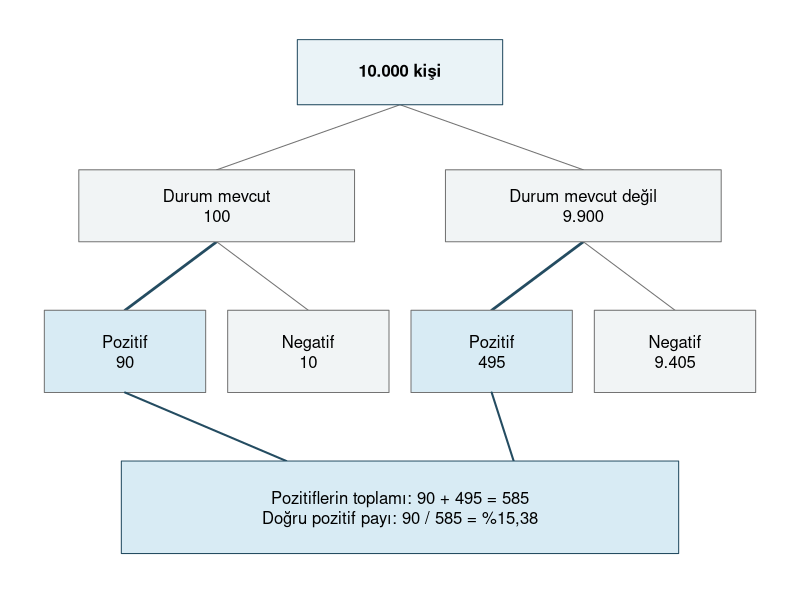
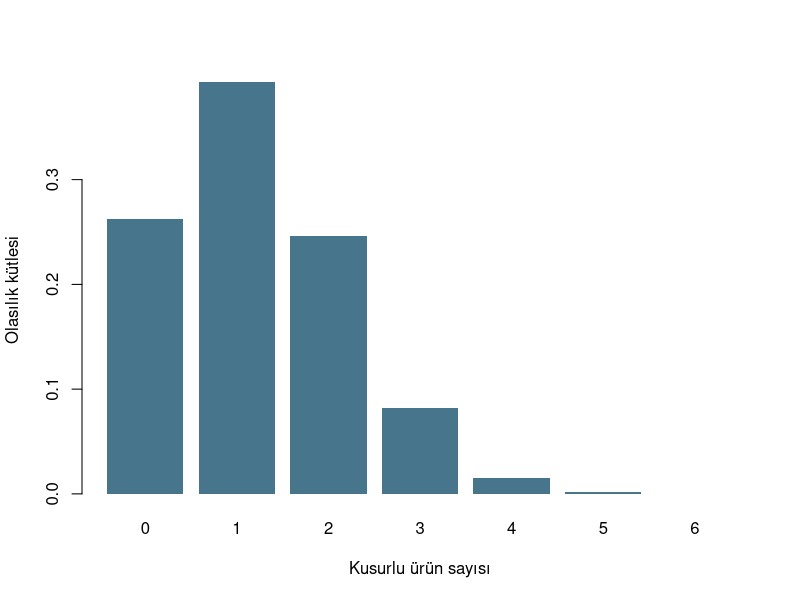
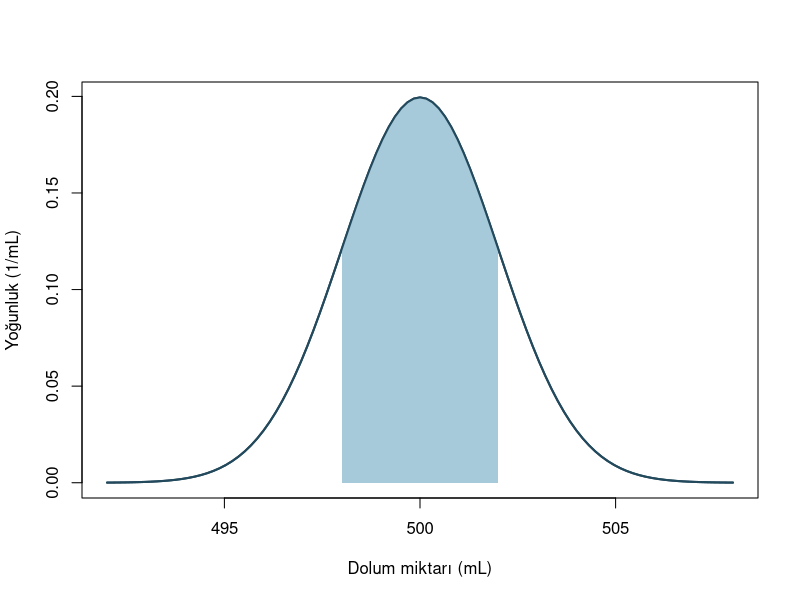

Write R code to recreate these figures, in order.
## ---- chunk 1
#| label: prob-bayes

toplam <- 10000
yayginlik <- 0.01
duyarlilik <- 0.90
ozgulluk <- 0.95

mevcut <- toplam * yayginlik
yok <- toplam - mevcut
dogru_pozitif <- mevcut * duyarlilik
yanlis_pozitif <- yok * (1 - ozgulluk)

knitr::kable(data.frame(
  durum = c("Mevcut", "Mevcut değil", "Toplam"),
  pozitif = c(dogru_pozitif, yanlis_pozitif,
              dogru_pozitif + yanlis_pozitif),
  negatif = c(mevcut - dogru_pozitif, yok - yanlis_pozitif,
              toplam - dogru_pozitif - yanlis_pozitif)
), col.names = c("Durum", "Pozitif", "Negatif"))

pozitif <- duyarlilik * yayginlik + (1 - ozgulluk) * (1 - yayginlik)
c(sayimla = dogru_pozitif / (dogru_pozitif + yanlis_pozitif),
  bayes_ile = duyarlilik * yayginlik / pozitif)
## ---- chunk 2
#| label: fig-prob-bayes-tree
#| echo: false
#| fig-width: 6.8
#| fig-height: 4.2
#| fig-cap: "Varsayımsal 10.000 kişilik taramada beklenen doğal frekanslar. Kalın dallar pozitif sonuçları, alttaki kutu pozitif öngörü değerinin paydasını gösterir."
#| fig-alt: "10.000 kişi ikiye ayrılıyor. Durum mevcut olan 100 kişide 90 pozitif ve 10 negatif, durum mevcut olmayan 9.900 kişide 495 pozitif ve 9.405 negatif bekleniyor. Pozitifler 90 artı 495, toplam 585. Bunların 90'ı doğru pozitif, oran yüzde 15,38."

adet <- function(x) formatC(round(x), format = "f", digits = 0, big.mark = ".")
eski_par <- par(mar = rep(0.2, 4))
plot.new()
plot.window(xlim = c(0, 10), ylim = c(0, 8))
segments(5, 6.85, c(2.5, 7.5), 5.9, col = "grey45")
segments(rep(c(2.5, 7.5), each = 2), 4.85,
         c(1.25, 3.75, 6.25, 8.75), 3.85,
         lwd = c(2.7, 1, 2.7, 1),
         col = rep(c("#244C61", "grey45"), 2))
rect(3.6, 6.85, 6.4, 7.8, col = "#EAF3F7", border = "#244C61")
text(5, 7.33, paste(adet(toplam), "kişi"), font = 2)
rect(c(0.62, 5.62), 4.85, c(4.38, 9.38), 5.9,
     col = "#F1F4F5", border = "grey45")
text(c(2.5, 7.5), 5.38,
     paste(c("Durum mevcut", "Durum mevcut değil"),
           adet(c(mevcut, yok)), sep = "\n"))
uc <- c(1.25, 3.75, 6.25, 8.75)
rect(uc - 1.1, 2.65, uc + 1.1, 3.85,
     col = rep(c("#D8EBF4", "#F1F4F5"), 2), border = "grey45")
text(uc, 3.25, paste(rep(c("Pozitif", "Negatif"), 2),
                    adet(c(dogru_pozitif, mevcut - dogru_pozitif,
                           yanlis_pozitif, yok - yanlis_pozitif)), sep = "\n"))
pozitif_sayisi <- dogru_pozitif + yanlis_pozitif
pozitif_yuzde <- formatC(100 * dogru_pozitif / pozitif_sayisi,
                         format = "f", digits = 2, decimal.mark = ",")
segments(c(1.25, 6.25), 2.65, c(3.45, 6.55), 1.65,
         lwd = 2, col = "#244C61")
rect(1.2, 0.3, 8.8, 1.65, col = "#D8EBF4", border = "#244C61")
text(5, 0.97,
     paste0("Pozitiflerin toplamı: ", adet(dogru_pozitif), " + ",
            adet(yanlis_pozitif), " = ", adet(pozitif_sayisi), "\n",
            "Doğru pozitif payı: ", adet(dogru_pozitif), " / ",
            adet(pozitif_sayisi), " = %", pozitif_yuzde))
par(eski_par)
## ---- chunk 3
#| label: prob-moments

is_sayisi <- 0:2
kutle <- c(0.5, 0.3, 0.2)
beklenen <- sum(is_sayisi * kutle)
varyans <- sum((is_sayisi - beklenen)^2 * kutle)
c(beklenen = beklenen, varyans = varyans,
  kareler_yoluyla = sum(is_sayisi^2 * kutle) - beklenen^2)
## ---- chunk 4
#| label: fig-prob-binomial
#| fig-width: 7
#| fig-height: 3.7
#| fig-cap: "Altı bağımsız kontrolde kusur olasılığı 0,20 ise kusurlu ürün sayısının binom kütleleri. Çubuk yüksekliği tek bir sayının olasılığıdır."
#| fig-alt: "Sıfırdan altıya kadar yedi kusur sayısı yer alıyor. En yüksek kütle bir kusurda, yaklaşık 0,39. İki kusurun kütlesi yaklaşık 0,25. Yükseklikler toplamı bir."

k <- 0:6
binom_kutle <- dbinom(k, size = 6, prob = 0.20)
barplot(binom_kutle, names.arg = k,
              xlab = "Kusurlu ürün sayısı", ylab = "Olasılık kütlesi",
              col = "#47758B", border = NA)
## ---- chunk 5
#| label: prob-poisson

lambda <- 3
c(tam_bes = dpois(5, lambda),
  en_az_bes = ppois(4, lambda, lower.tail = FALSE))
## ---- chunk 6
#| label: fig-prob-normal
#| fig-width: 7.4
#| fig-height: 3.8
#| fig-cap: "500 mL ortalamalı ve 2 mL standart sapmalı normal model. 498–502 mL aralığının olasılığı taralı alandır."
#| fig-alt: "500 mL çevresinde simetrik normal yoğunluk eğrisi. 498 ve 502 mL arasındaki orta bölge boyalı ve alanı yaklaşık 0,683. Dikey eksen mL başına yoğunluk."

mu <- 500
sigma <- 2
curve(dnorm(x, mean = mu, sd = sigma), from = 492, to = 508,
      xlab = "Dolum miktarı (mL)", ylab = "Yoğunluk (1/mL)",
      col = "#23495D", lwd = 2)
bant <- seq(498, 502, length.out = 200)
polygon(c(bant[1], bant, tail(bant, 1)),
        c(0, dnorm(bant, mu, sigma), 0),
        col = "#A7CADA", border = NA)
curve(dnorm(x, mean = mu, sd = sigma), add = TRUE,
      col = "#23495D", lwd = 2)
## ---- chunk 7
#| label: prob-r-queries

c(binom_kutle_2 = dbinom(2, 6, 0.20),
  binom_en_fazla_2 = pbinom(2, 6, 0.20),
  binom_yuzde_95_esigi = qbinom(0.95, 6, 0.20))

c(normal_yogunluk_500 = dnorm(500, mu, sigma),
  normal_en_fazla_502 = pnorm(502, mu, sigma),
  normal_yuzde_95_esigi = qnorm(0.95, mu, sigma))
2 * pnorm(1:3) - 1
## ---- chunk 8
#| label: prob-simulation

set.seed(53)
tekrar <- 50000
kusur <- rbinom(tekrar, size = 6, prob = 0.20)
dolum <- rnorm(tekrar, mean = mu, sd = sigma)

knitr::kable(data.frame(
  olay = c("En az bir kusur", "498–502 mL dolum"),
  teorik = c(1 - dbinom(0, 6, 0.20),
             pnorm(502, mu, sigma) - pnorm(498, mu, sigma)),
  benzetim = c(mean(kusur >= 1),
               mean(dolum >= 498 & dolum <= 502))
), digits = 4)
## ---- chunk 9
#| label: prob-solution-simulation

set.seed(58)
teorik_iki <- pbinom(1, size = 6, prob = 0.20, lower.tail = FALSE)
kusur_tekrar <- rbinom(50000, size = 6, prob = 0.20)
c(teorik = teorik_iki, benzetim = mean(kusur_tekrar >= 2))
